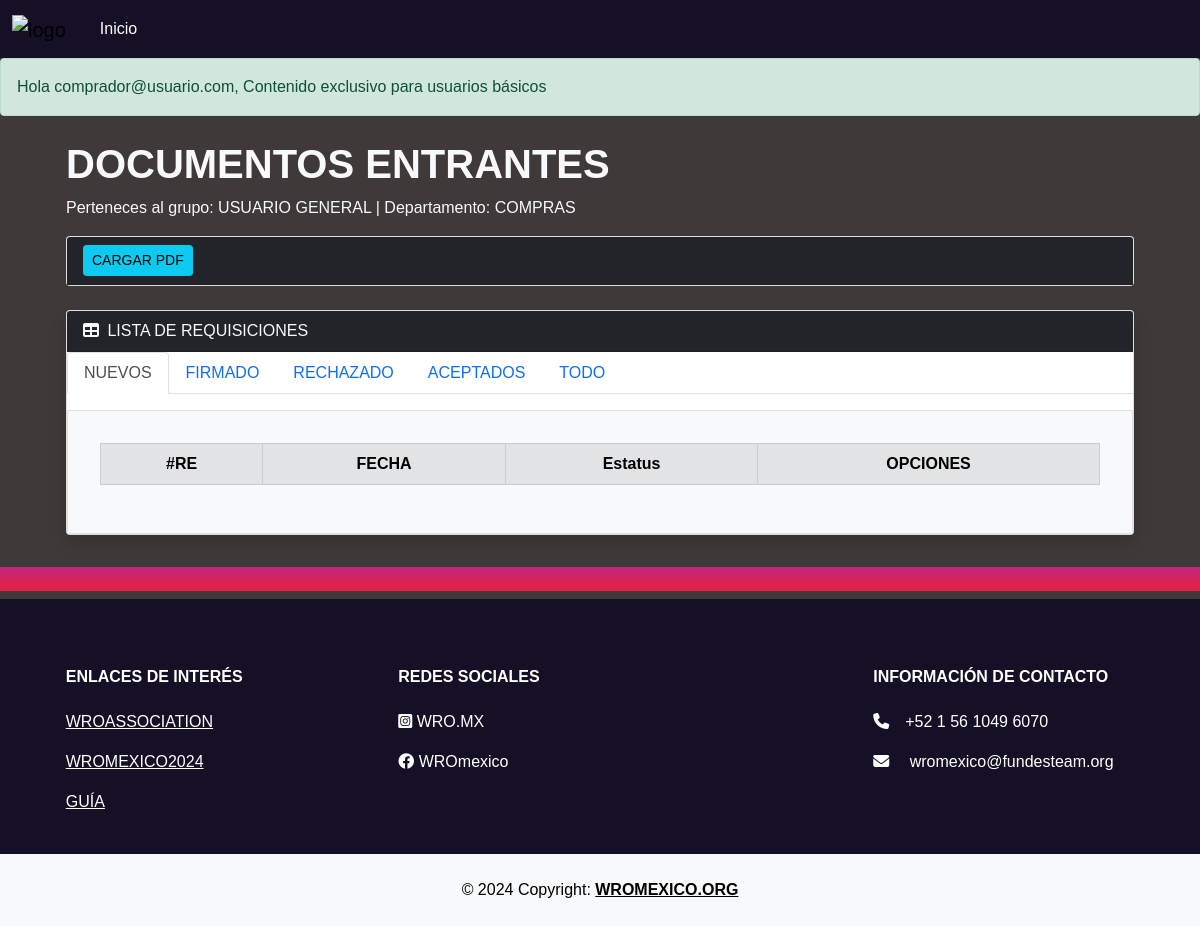
Page / (signed in) on the committed database.
### users/models.py (models this page shows, shortened)
class UsuariosTrime(AbstractBaseUser, PermissionsMixin):
    email =models.EmailField(verbose_name= "Correo", unique=True)
    is_staff = models.BooleanField(default=False)
    is_active = models.BooleanField(default=True)
    Nombre_Usuario = models.CharField(max_length = 60 , verbose_name="Nombre")
    Apellido_Usuario = models.CharField(max_length = 60, verbose_name="Apellido")
    Cedula_Usuario = models.CharField(max_length=18, verbose_name="CEDULA",unique=True)
    Departamento_Usuario = models.CharField(max_length=60, verbose_name="Departamento_Usuario",null=True )
    Edad_Usuario_new = models.DateField(auto_now_add=False, verbose_name='Fecha de Nacimiento', null=True )
    Genero =  models.CharField(choices=GENERO, max_length=60, verbose_name="Género", default="MASCULINO")
    telefono_Usuario =models.CharField(verbose_name="Teléfono", max_length=18,validators=[RegexValidator('^\d{1,10}$')])
    fecha_creacion = models.DateField("Fecha de Creacion", auto_now= False, auto_now_add= True)
    fecha_modificacion = models.DateField("Fecha de Modificacion", auto_now= True, auto_now_add= False )
    class Meta:
        verbose_name = 'Usuario'
        verbose_name_plural = 'Usuarios '
    USERNAME_FIELD = "email"
    REQUIRED_FIELDS = []
    objects = CustomUserManager()

### FPDFS/views.py (the view, shortened to what this page needs)
# urls.py: path('', views.dashboard, name='dashboard'),
@login_required()
@xframe_options_sameorigin
def dashboard(request):
    if user_is_in_group(request.user, 'GERENCIA GENERAL'):
        ordenes_compra_enviadas = pdf2EnviadoGGeneral.objects.filter(Q(ESTATUS_DOCUMENTO="Rechazado por GG")|Q(ESTATUS_DOCUMENTO="Firmado por GG")|Q(ESTATUS_DOCUMENTO="Rechazado por GG")|Q(ESTATUS_DOCUMENTO='Firmado por Compras')).all()
        ordenes_compra_enviadas_N = ordenes_compra_enviadas.filter(ESTATUS_DOCUMENTO='Firmado por Compras')
        ordenes_compra_enviadas_F = ordenes_compra_enviadas.filter(Q(ESTATUS_DOCUMENTO="Firmado por GG"))
        ordenes_compra_enviadas_R = ordenes_compra_enviadas.filter(Q(ESTATUS_DOCUMENTO="Rechazado por GG"))
        context = {
            "ordenes_compra_enviadas": ordenes_compra_enviadas,
            "ordenes_compra_enviadas_N":ordenes_compra_enviadas_N,
            "ordenes_compra_enviadas_F":ordenes_compra_enviadas_F,
            "ordenes_compra_enviadas_R":ordenes_compra_enviadas_R,
            'message': 'Contenido exclusivo para GERENTE GENERAL',
            "documento" :  3,
            }
        messages.success(request, f'Hola {request.user}, Contenido exclusivo para GERENTE GENERAL')
    elif user_is_in_group(request.user, 'USUARIO GENERAL'):
        id_user=request.user.id
        requisiciones_enviadas = pdfEnviadosGerente.objects.filter(usuario =id_user)
        requisiciones_enviadas_N = requisiciones_enviadas.filter( ESTATUS_DOCUMENTO='ENVIADO')
        requisiciones_enviadas_F = requisiciones_enviadas.filter(ESTATUS_DOCUMENTO="FIRMADO")
        requisiciones_enviadas_R = requisiciones_enviadas.filter(Q(ESTATUS_DOCUMENTO="Rechazado por Almacen")| Q(ESTATUS_DOCUMENTO="Rechazado por Gerente"))
        requisiciones_enviadas_A = requisiciones_enviadas.filter(ESTATUS_DOCUMENTO="Aceptado por Almacen")
        context = {
            "requisiciones_enviadas": requisiciones_enviadas,
            "requisiciones_enviadas_N": requisiciones_enviadas_N,
            "requisiciones_enviadas_F": requisiciones_enviadas_F,
            "requisiciones_enviadas_R": requisiciones_enviadas_R,
            "requisiciones_enviadas_A": requisiciones_enviadas_A,
            'message': 'Contenido para usuarios básicos',
            "documento" :  1,
            "id": id_user,
            }
        messages.success(request, f'Hola {request.user}, Contenido exclusivo para usuarios básicos')
    else:
        context = {'message': 'Contenido para otros usuarios'}
        messages.success(request, f'Hola {request.user}, contenido exclusivo para otros usuarios')
    return render(
                    request,'paginas/dashboard.html',
                    context
                      )

### FPDFS/views.py (called while the page is built)
def user_is_in_group(user, group_name):
    return user.groups.filter(name=group_name).exists()

### FPDFS/templates/paginas/dashboard.html (shortened to what this page needs)
{% extends "base.html" %}
{% block contenido%}
{%load static%}
<div class="container">
<div id="layoutSidenav">
<div id="layoutSidenav_nav">
<div id="layoutSidenav_content">
    <main>
        <div class="container-fluid px-4">
            <h1 class="mt-4 text-light"> DOCUMENTOS  ENTRANTES </h1>
            <p class="text-light">Perteneces al grupo: {{ user.groups.all.0.name }} | Departamento: {{ user.Departamento_Usuario }}  </p>
       {% if  user.groups.all.0.name == "USUARIO GENERAL" %}
                        <div class="card mb-4">
                          <div class="card-header bg-dark text-light">
                              <a href="{% url 'cargarpdfUsuarioGeneral'  user.id  %}"
                              class="btn  btn-sm btn-info btnEliminacion">
                              CARGAR PDF</a>
                          </div>
                        </div>
        {%endif%}
{% if documento == 1  or documento == 4 or  documento == 5 %}
            {% if  user.groups.all.0.name == "USUARIO GENERAL" %}
            {% include "./usuariogeneral.html" %}
            {% elif  user.groups.all.0.name == "GERENTE" %}
            {% include "./gerente.html" %}
            {% elif  user.groups.all.0.name == "DEPARTAMENTO DE ALMACEN" %}
            {% include "./alamacen_requisicion.html" %}
            {%endif%}
{%endif%}
                      </div>
                </main>
            </div>
        </div>
</div>
</div>
{% endblock %}

### FPDFS/static/app/css/style.css (style rules this page uses)
* { color: white; }
body { background-color:#161026; }

### FPDFS/templates/paginas/modal_template.html (style rules this page uses)
body { font-family: Arial, sans-serif; }
h1 { color: #333; }

### rows in the picture
UsuariosTrime: groups.all.0.name "USUARIO GENERAL", Departamento_Usuario "COMPRAS"

### other values in the picture
{{ message }} "Hola comprador@usuario.com, Contenido exclusivo para usuarios básicos"
